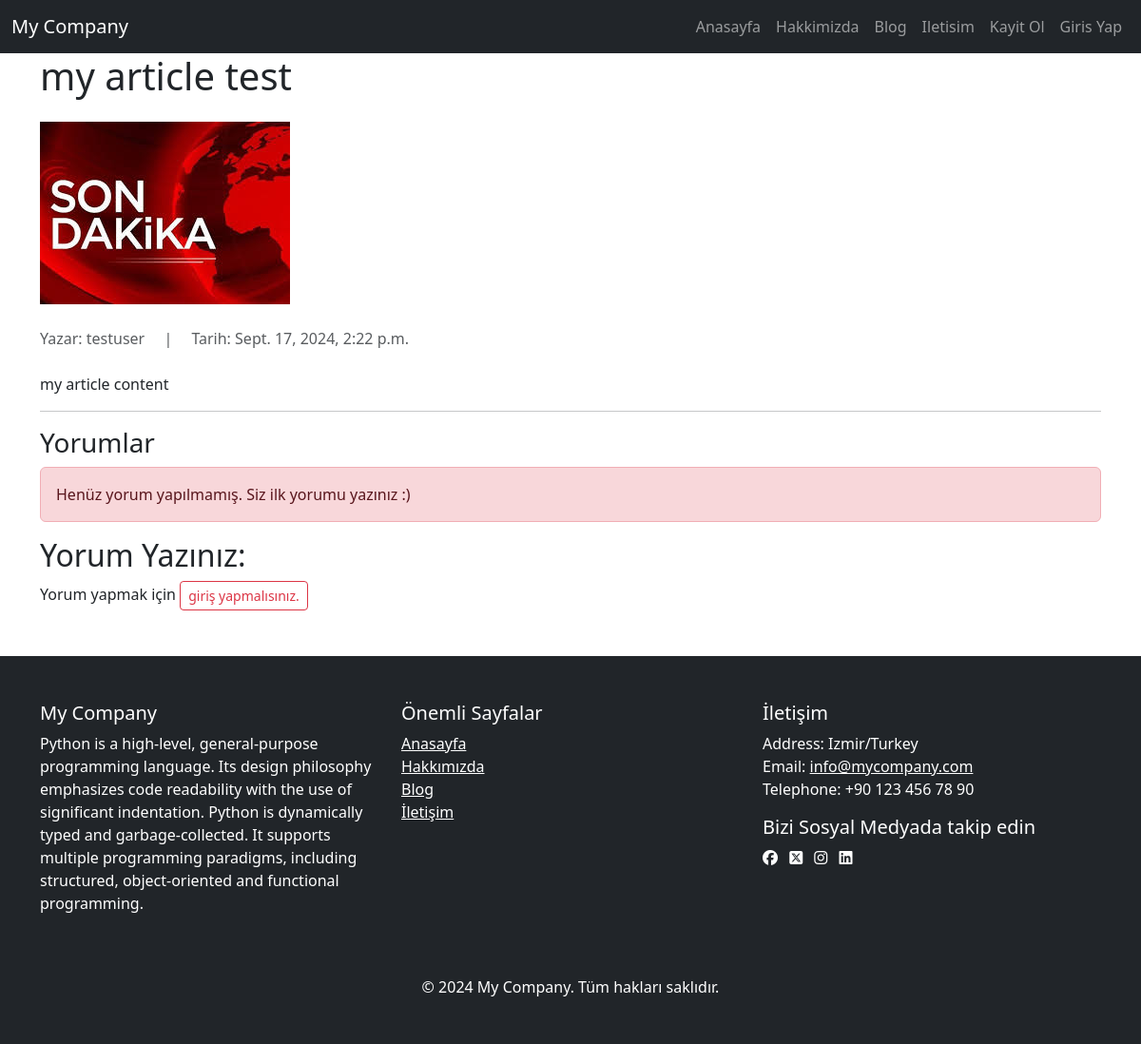
Screenshot of /blog/article/2 with the database file from the repository.
### blog/models.py (models this page shows, shortened)
class Article(models.Model):
    author = models.ForeignKey("auth.user", on_delete=models.CASCADE, verbose_name="Yazar")
    title = models.CharField(max_length=200, verbose_name="Başlık")
    content = RichTextField(verbose_name="İçerik")
    created_date = models.DateTimeField(auto_now_add=True, verbose_name="Oluşturma_Tarihi")
    article_img = models.FileField(blank=True, null=True, verbose_name="Makale Fotoğrafı")
    is_approved = models.BooleanField(default=True, verbose_name = "Onaylı Mı")

class FooterSettings(models.Model):
    description = models.TextField(verbose_name = "Şirket Açıklaması", blank=True)
    address = models.CharField(max_length=255, verbose_name = "Adres", blank=True)
    phone = models.CharField(max_length= 20, verbose_name="Telefon", blank=True)
    email = models.EmailField(verbose_name="Email")
    facebook = models.URLField(verbose_name="Facebook URL", blank=True, null=True)
    twitter = models.URLField(verbose_name="Twitter URL", blank=True, null=True)
    instagram = models.URLField(verbose_name="Instagram URL", blank=True, null=True)
    linkedin = models.URLField(verbose_name="Linkedin URL", blank=True, null=True)

### blog/views.py (the view)
# urls.py: path("article/<int:id>", views.detail, name="detail"),
def detail(request, id):
    article = get_object_or_404(Article, id=id)
    form = CommentForm(request.POST or None)
    if form.is_valid():
        comment = form.save(commit=False)
        comment.article = article
        comment.author = request.user
        comment.save()
        return HttpResponseRedirect(request.path_info)
    context = {
        "article": article,
        "form": form
    }
    return render(request, "detail.html", context)

### blog/context_processors.py (called while the page is built)
def footer_settings(request):
    settings = FooterSettings.objects.first()
    return {'footer_settings': settings}

### templates/detail.html (shortened to what this page needs)
{% extends "layout.html" %}
{% load crispy_forms_tags %}
{% load static %}
{% block body %}
  <h1 class="mb-4">{{article.title}}</h1>
  <div class="mb-4">
    <img src="{% if article.article_img %}
    {{article.article_img.url}}
    {% else %}
    {% static 'images/image_news.jpg' %}
    {% endif %}" alt="{{article.title}}">
  </div>
  <div class="mb-4">
    <span class="text-muted">Yazar: {{article.author.username}}</span>
    <span class="text-muted mx-3">|</span>
    <span class="text-muted">Tarih: {{article.created_date}}</span>
  </div>
  <div class="content">
    <p>{{article.content|safe}}</p>
  </div>
  <hr>
  <h3>Yorumlar</h3>
  {% for comment in article.comments.all %}
    <div>
        <strong>{{comment.author.username}}</strong> - {{comment.created_date}}
        <p>{{comment.content}}</p>
    </div>
  {% empty %}
  <div class="alert alert-danger">Henüz yorum yapılmamış. Siz ilk yorumu yazınız :)</div>
  {% endfor %}
  <h2>Yorum Yazınız: </h2>
  {% if user.is_authenticated %}
    <form method="post">
      {% csrf_token %}
      {{form|crispy}}
      <button type="submit" class="btn btn-primary">Yorum Yap</button>
    </form>
  {% else %}
  <p>Yorum yapmak için <a class="btn btn-outline-danger btn-sm" href="{% url 'user:login' %}?next={{request.path}}">giriş yapmalısınız.</a></p>
  {% endif %}
{% endblock body %}

### templates/includes/footer.html (shortened to what this page needs)
 <footer class="bg-dark text-white py-5 mt-5">
    <div class="container">
        <div class="row">
            <div class="col-md-4">
                <h5>My Company</h5>
                <p>{{footer_settings.description}}</p>
            </div>
             <div class="col-md-4">
                <h5>Önemli Sayfalar</h5>
                <ul class="list-unstyled">
                    <li><a href="{% url 'index' %}" class="text-white">Anasayfa</a></li>
                    <li><a href="{% url 'about' %}" class="text-white">Hakkımızda</a></li>
                    <li><a href="{% url 'blog:articles' %}" class="text-white">Blog</a></li>
                    <li><a href="{% url 'contact' %}" class="text-white">İletişim</a></li>
                </ul>
             </div>
            <div class="col-md-4">
                <h5>İletişim</h5>
                <p>
                    Address: {{footer_settings.address}} <br>
                    Email: <a href="mailto:{{footer_settings.email}}" class="text-white">{{footer_settings.email}}</a><br>
                    Telephone: {{footer_settings.phone}}
                </p>
                <div>
                    <h5>Bizi Sosyal Medyada takip edin</h5>
                    <a href="{{footer_settings.facebook}}" class="text-white me-2"><i class="fa-brands fa-facebook"></i></a>
                    <a href="{{footer_settings.twitter}}" class="text-white me-2"><i class="fa-brands fa-square-x-twitter"></i></a>
                    <a href="{{footer_settings.instagram}}" class="text-white me-2"><i class="fa-brands fa-instagram"></i></a>
                    <a href="{{footer_settings.linkedin}}" class="text-white me-2"><i class="fa-brands fa-linkedin"></i></a>
                </div>
            </div>
        </div>
        <div class="text-center mt-5">
            <p class="mb-0">&copy; 2024 My Company. Tüm hakları saklıdır.</p>
        </div>
    </div>
 </footer>

### rows the page displays
Article: title "my article test", author.username "testuser", created_date "Sept. 17, 2024, 2:22 p.m.", content "my article content"
FooterSettings: description "Python is a high-level, general-purpose programming language. Its design philosophy emphasizes code readability with the use of significant indentation. Python is dynamically typed and garbage-collected. It supports multiple programming paradigms, including structured, object-oriented and functional programming.", address "Izmir/Turkey", email "info@mycompany.com", phone "+90 123 456 78 90"
